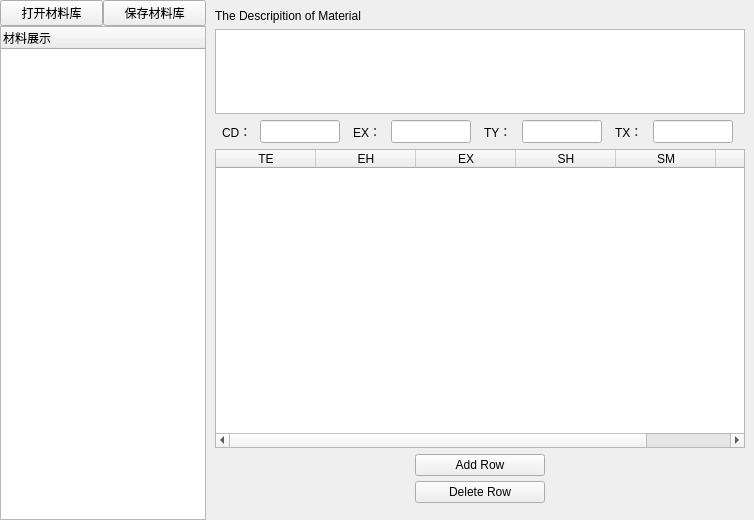
      <widget class="QWidget" name="page0">
       <layout class="QGridLayout" name="gridLayout" rowstretch="0,0" columnstretch="3,8">
        <property name="leftMargin">
         <number>0</number>
        </property>
        <property name="topMargin">
         <number>0</number>
        </property>
        <property name="rightMargin">
         <number>0</number>
        </property>
        <property name="bottomMargin">
         <number>0</number>
        </property>
        <property name="spacing">
         <number>0</number>
        </property>
        <item row="0" column="1">
         <widget class="QWidget" name="widget_3" native="true">
          <property name="styleSheet">
           <string notr="true"/>
          </property>
          <layout class="QVBoxLayout" name="verticalLayout" stretch="0,2,0,7,1">
           <item>
            <widget class="QLabel" name="label_3">
             <property name="text">
              <string>The Descripition of Material</string>
             </property>
            </widget>
           </item>
           <item>
            <widget class="QTextEdit" name="textEdit"/>
           </item>
           <item>
            <layout class="QHBoxLayout" name="horizontalLayout_2">
             <item>
              <widget class="QLabel" name="label_4">
               <property name="minimumSize">
                <size>
                 <width>25</width>
                 <height>23</height>
                </size>
               </property>
               <property name="maximumSize">
                <size>
                 <width>25</width>
                 <height>23</height>
                </size>
               </property>
               <property name="text">
                <string>CD：</string>
               </property>
              </widget>
             </item>
             <item>
              <widget class="QLineEdit" name="cd">
               <property name="minimumSize">
                <size>
                 <width>80</width>
                 <height>23</height>
                </size>
               </property>
               <property name="maximumSize">
                <size>
                 <width>80</width>
                 <height>23</height>
                </size>
               </property>
              </widget>
             </item>
             <item>
              <widget class="QLabel" name="label_10">
               <property name="minimumSize">
                <size>
                 <width>25</width>
                 <height>23</height>
                </size>
               </property>
               <property name="maximumSize">
                <size>
                 <width>25</width>
                 <height>23</height>
                </size>
               </property>
               <property name="text">
                <string>EX：</string>
               </property>
              </widget>
             </item>
             <item>
              <widget class="QLineEdit" name="ex">
               <property name="minimumSize">
                <size>
                 <width>80</width>
                 <height>23</height>
                </size>
               </property>
               <property name="maximumSize">
                <size>
                 <width>80</width>
                 <height>23</height>
                </size>
               </property>
              </widget>
             </item>
             <item>
              <widget class="QLabel" name="label_11">
               <property name="minimumSize">
                <size>
                 <width>25</width>
                 <height>23</height>
                </size>
               </property>
               <property name="maximumSize">
                <size>
                 <width>25</width>
                 <height>23</height>
                </size>
               </property>
               <property name="text">
                <string>TY：</string>
               </property>
              </widget>
             </item>
             <item>
              <widget class="QLineEdit" name="ty">
               <property name="minimumSize">
                <size>
                 <width>80</width>
                 <height>23</height>
                </size>
               </property>
               <property name="maximumSize">
                <size>
                 <width>80</width>
                 <height>23</height>
                </size>
               </property>
              </widget>
             </item>
             <item>
              <widget class="QLabel" name="label_12">
               <property name="minimumSize">
                <size>
                 <width>25</width>
                 <height>23</height>
                </size>
               </property>
               <property name="maximumSize">
                <size>
                 <width>25</width>
                 <height>23</height>
                </size>
               </property>
               <property name="text">
                <string>TX：</string>
               </property>
              </widget>
             </item>
             <item>
              <widget class="QLineEdit" name="tx">
               <property name="minimumSize">
                <size>
                 <width>80</width>
                 <height>23</height>
                </size>
               </property>
               <property name="maximumSize">
                <size>
                 <width>80</width>
                 <height>23</height>
                </size>
               </property>
              </widget>
             </item>
            </layout>
           </item>
           <item>
            <widget class="QTableWidget" name="tableWidget">
             <property name="sortingEnabled">
              <bool>true</bool>
             </property>
             <column>
              <property name="text">
               <string>TE</string>
              </property>
             </column>
             <column>
              <property name="text">
               <string>EH</string>
              </property>
             </column>
             <column>
              <property name="text">
               <string>EX</string>
              </property>
             </column>
             <column>
              <property name="text">
               <string>SH</string>
              </property>
             </column>
             <column>
              <property name="text">
               <string>SM</string>
              </property>
             </column>
             <column>
              <property name="text">
               <string>SY</string>
              </property>
             </column>
            </widget>
           </item>
           <item>
            <widget class="QWidget" name="widget_4" native="true">
             <layout class="QVBoxLayout" name="verticalLayout_3">
              <property name="spacing">
               <number>5</number>
              </property>
              <property name="leftMargin">
               <number>200</number>
              </property>
              <property name="topMargin">
               <number>0</number>
              </property>
              <property name="rightMargin">
               <number>200</number>
              </property>
              <property name="bottomMargin">
               <number>8</number>
              </property>
              <item>
               <widget class="QPushButton" name="button_add">
                <property name="minimumSize">
                 <size>
                  <width>0</width>
                  <height>0</height>
                 </size>
                </property>
                <property name="maximumSize">
                 <size>
                  <width>16777215</width>
                  <height>16777215</height>
                 </size>
                </property>
                <property name="text">
                 <string>Add Row</string>
                </property>
               </widget>
              </item>
              <item>
               <widget class="QPushButton" name="button_delete">
                <property name="minimumSize">
                 <size>
                  <width>0</width>
                  <height>0</height>
                 </size>
                </property>
                <property name="maximumSize">
                 <size>
                  <width>16777215</width>
                  <height>16777215</height>
                 </size>
                </property>
                <property name="text">
                 <string>Delete Row</string>
                </property>
               </widget>
              </item>
             </layout>
            </widget>
           </item>
          </layout>
         </widget>
        </item>
        <item row="0" column="0" rowspan="2">
         <widget class="QWidget" name="widget" native="true">
          <layout class="QGridLayout" name="gridLayout_4">
           <property name="leftMargin">
            <number>0</number>
           </property>
           <property name="topMargin">
            <number>0</number>
           </property>
           <property name="rightMargin">
            <number>0</number>
           </property>
           <property name="bottomMargin">
            <number>0</number>
           </property>
           <property name="spacing">
            <number>0</number>
           </property>
           <item row="0" column="0">
            <widget class="QPushButton" name="open_materials">
             <property name="text">
              <string>打开材料库</string>
             </property>
            </widget>
           </item>
           <item row="0" column="1">
            <widget class="QPushButton" name="save_materials">
             <property name="text">
              <string>保存材料库</string>
             </property>
            </widget>
           </item>
           <item row="1" column="0" colspan="2">
            <widget class="QTreeWidget" name="treeWidget">
             <column>
              <property name="text">
               <string>材料展示</string>
              </property>
             </column>
            </widget>
           </item>
          </layout>
         </widget>
        </item>
       </layout>
      </widget>
